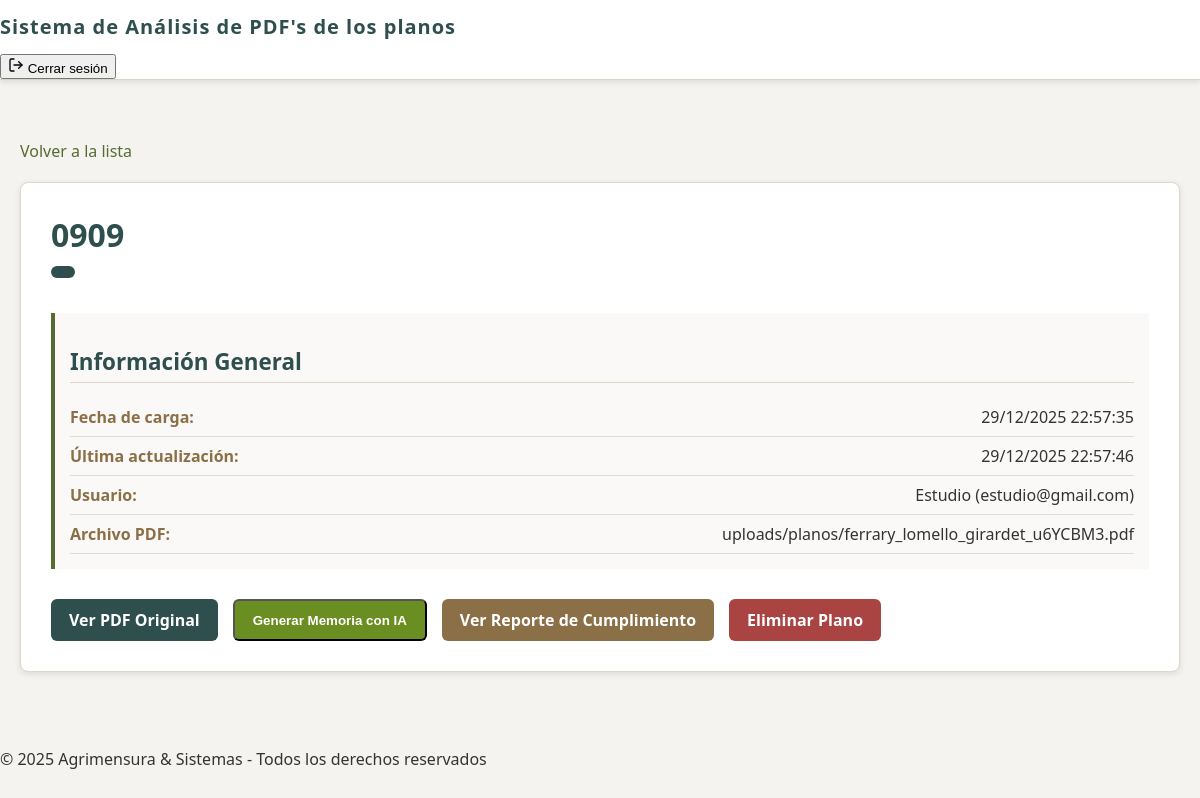
/panel/detalle/50/ (signed in), run on the app's committed database.
### planos/models.py (models this page shows, shortened)
class Plano(models.Model):
    ESTADO_CHOICES = [
        ('pendiente', 'Pendiente de Procesamiento'),
        ('procesando', 'Procesando'),
        ('completado', 'Completado'),
        ('error', 'Error'),
    ]
    titulo = models.CharField(max_length=255, help_text="Título descriptivo del plano")
    descripcion = models.TextField(blank=True, null=True, help_text="Descripción adicional")
    archivo_pdf = models.FileField(upload_to='uploads/planos/', help_text="Archivo PDF del plano")
    estado = models.CharField(max_length=20, choices=ESTADO_CHOICES, default='pendiente')
    fecha_carga = models.DateTimeField(auto_now_add=True)
    fecha_actualizacion = models.DateTimeField(auto_now=True)
    usuario = models.ForeignKey(User, on_delete=models.CASCADE, related_name='planos', null=True, blank=True)
    texto_extraido = models.TextField(blank=True, null=True, help_text="Texto extraído del PDF")
    datos_procesados = models.JSONField(blank=True, null=True, help_text="Datos estructurados extraídos")
    memoria_path = models.CharField(max_length=500, blank=True, null=True, help_text="Ruta de la memoria Word generada")
    class Meta:
        verbose_name = 'Plano'
        verbose_name_plural = 'Planos'
        ordering = ['-fecha_carga']

### planos/views.py (the view)
# urls.py: path("panel/detalle/<int:plano_id>/", views.detalle_plano, name="detalle_plano"),
@superuser_required
def detalle_plano(request, plano_id):
    plano = get_object_or_404(Plano, id=plano_id)
    memoria_preview = plano.datos_procesados if plano.datos_procesados else None
    return render(
        request,
        'planos/detalle_plano.html',
        {
            'plano': plano,
            'memoria_preview': memoria_preview
        }
    )

### templates/planos/detalle_plano.html (shortened to what this page needs)
{% extends "base.html" %} {% load static %}  {% block extra_css %}
<link rel="stylesheet" href="{% static 'css/detalle_plano.css' %}" />
{% endblock %} {% block content %}
<div class="container">
  <a href="{% url 'lista_planos' %}" class="back-button">Volver a la lista</a>
  <div class="card">
    <div class="header">
      <h1>{{ plano.titulo }}</h1>
      <span class="estado-badge estado-{{ plano.estado }}">
      </span>
    </div>
    <div class="info-section">
      <h2>Información General</h2>
      <div class="info-row">
        <div class="info-label">Fecha de carga:</div>
        <div class="info-value">{{ plano.fecha_carga|date:"d/m/Y H:i:s" }}</div>
      </div>
      <div class="info-row">
        <div class="info-label">Última actualización:</div>
        <div class="info-value">
          {{ plano.fecha_actualizacion|date:"d/m/Y H:i:s" }}
        </div>
      </div>
      {% if plano.usuario %}
      <div class="info-row">
        <div class="info-label">Usuario:</div>
        <div class="info-value">
          {{ plano.usuario.username }} ({{ plano.usuario.email }})
        </div>
      </div>
      {% endif %}
      <div class="info-row">
        <div class="info-label">Archivo PDF:</div>
        <div class="info-value">{{ plano.archivo_pdf.name }}</div>
      </div>
    </div>
    <div class="actions">
      <a
        href="{{ plano.archivo_pdf.url }}"
        target="_blank"
        class="btn btn-primary"
        >Ver PDF Original</a
      >
      {% if plano.estado == 'completado' %}
      <button id="btn-generar-memoria" class="btn btn-info">
        Generar Memoria con IA
      </button>
      <a href="{% url 'ver_reporte' plano.id %}" class="btn btn-secondary"
        >Ver Reporte de Cumplimiento</a
      >
      {% endif %}
      <a
        href="{% url 'eliminar_plano' plano.id %}"
        class="btn btn-danger"
        onclick="return confirm('¿Estás seguro de eliminar este plano?')"
        >Eliminar Plano</a
      >
    </div>
  </div>
</div>
{% endblock %}

### static/css/variables.css (style rules this page uses)
:root { --bg-card: #1e1e1e; --bg-primary: #ffffff; --text-primary: #e0e0e0; --text-secondary: #b0b0b0; --text-muted: #888888; --accent-primary: #00d4ff; --accent-secondary: #0099cc; --border-color: #333333; --border-subtle: #444444; --success: #00ff88; --warning: #ffaa00; --error: #ff4466; --font-display: 'Poppins', sans-serif; --font-mono: 'Fira Code', monospace; }

### static/css/base.css (style rules this page uses)
:root { --bg-primary: #f5f3f0; --bg-secondary: #eae7dc; --bg-card: #ffffff; --text-primary: #333333; --text-secondary: #8b6f47; --text-muted: #666666; --accent-primary: #2f4f4f; --accent-secondary: #556b2f; --accent-glow: rgba(85, 107, 47, 0.2); --border-color: rgba(139, 111, 71, 0.3); --border-subtle: rgba(200, 200, 200, 0.2); --success: #6b8e23; --warning: #b8860b; --error: #a94442; --font-mono: 'JetBrains Mono', monospace; --font-display: 'Segoe UI', Arial, sans-serif; }
body { font-family: var(--font-display); background: var(--bg-primary); color: var(--text-primary); min-height: 100vh; display: flex; flex-direction: column; position: relative; overflow-x: hidden; }
.btn-primary { background: var(--accent-primary); color: #fff; }
.btn-secondary { background: var(--accent-secondary); color: #fff; }
.btn-danger { background: var(--error); color: #fff; }

### static/css/detalle_plano.css (style rules this page uses)
body { font-family: 'Segoe UI', Arial, sans-serif; background: #f5f3f0; color: #333; margin: 0; padding: 0; }
.container { max-width: 1200px; margin: 40px auto; padding: 20px; position: relative; }
.back-button { display: inline-block; margin-bottom: 20px; color: #556b2f; text-decoration: none; font-weight: 500; transition: color 0.3s; }
.card { background: #ffffff; border: 1px solid #dcd7c9; border-radius: 8px; padding: 30px; position: relative; box-shadow: 0 2px 6px rgba(0,0,0,0.1); overflow: hidden; }
.header h1 { font-size: 2rem; margin: 0; color: #2f4f4f; }
.estado-badge { display: inline-block; margin-top: 10px; padding: 6px 12px; border-radius: 6px; font-size: 0.9rem; font-weight: 600; color: #fff; }
.estado-completado { background: #2f4f4f; }
.info-section { margin-top: 30px; padding: 15px; border-left: 4px solid #556b2f; background-color: #faf9f7; }
.info-section h2 { font-size: 1.4rem; color: #2f4f4f; margin-bottom: 15px; border-bottom: 1px solid #dcd7c9; padding-bottom: 5px; }
.info-row { display: flex; justify-content: space-between; padding: 8px 0; border-bottom: 1px solid #e0ddd5; }
.info-label { font-weight: 600; color: #8b6f47; }
.info-value { color: #333; }
.actions { margin-top: 30px; display: flex; flex-wrap: wrap; gap: 15px; }
.btn { padding: 10px 18px; border-radius: 6px; text-decoration: none; font-weight: 600; transition: background-color 0.3s, transform 0.2s; }
.btn-primary { background: #2f4f4f; color: #fff; }
.btn-secondary { background: #8b6f47; color: #fff; }
.btn-danger { background: #a94442; color: #fff; }
.btn-info { background: #6b8e23; color: #fff; }

### data on the page
Plano: titulo "0909", fecha_carga "29/12/2025 22:57:35", fecha_actualizacion "29/12/2025 22:57:46", usuario.username "Estudio", usuario.email "estudio@gmail.com", archivo_pdf.name "uploads/planos/ferrary_lomello_girardet_u6YCBM3.pdf"
